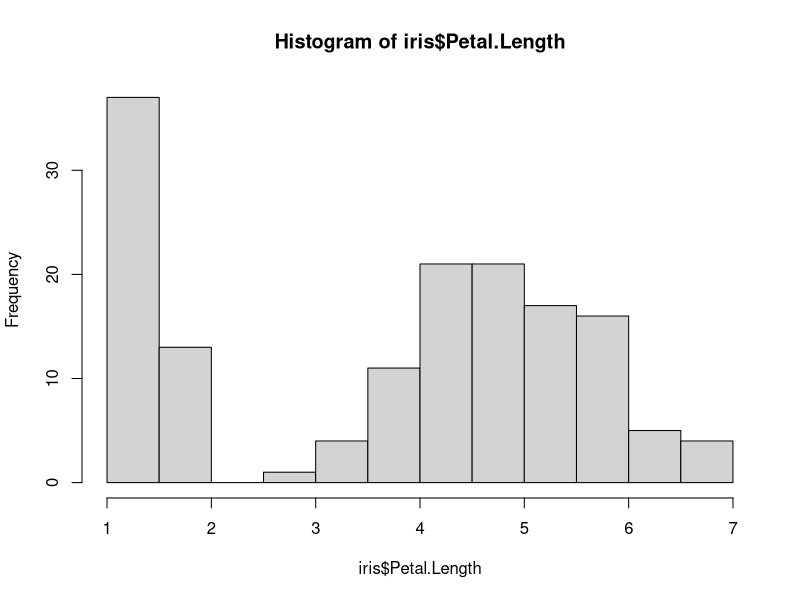
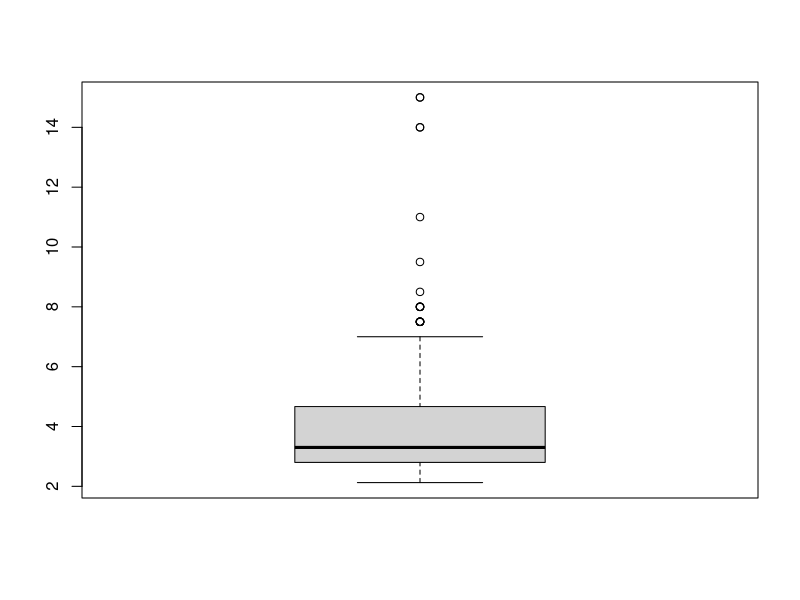
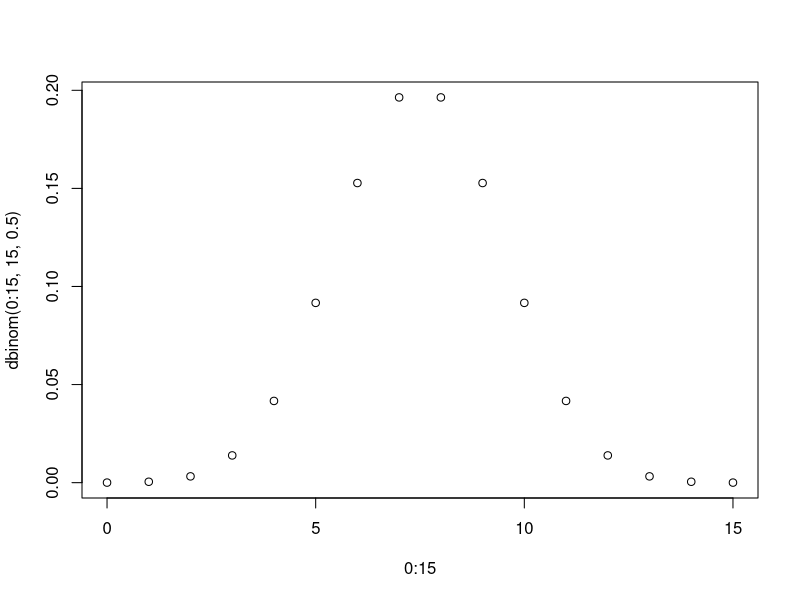

Write the R code that produced these figures, in order.
## (The pound sign is for comments) 
getwd()   ### see what the current working directory is 
setwd("C:/Users/bbarney2/Desktop")   ### I changed the working directory to this folder
5*8   ### just demonstrating five times eight
exp(-3^2)   #### just demonstrating e^(-9)

iris     ### One of the pre-installed data sets in R--this displays all of the data in iris
head(iris)   ### Displaying the first several rows of the iris data set
str(iris)    ### Information about the structure of iris

hist(iris$Petal.Length)    #### A histogram of the Petal.Length variable of the iris data set
iris$Petal.Ratio <- iris$Petal.Length/iris$Petal.Width   ### creating a new variable in the iris data set
head(iris)  ### Again looking at the first several rows of iris
boxplot(iris$Petal.Ratio)   ###Making a boxplot of my new variable
mean(iris$Petal.Ratio)      ## Calculating the average of the Petal.Ratio variable

msas.expected <- c(85,120,70,95,85,60,85,90,80,90,70,50,125,95,100,60,85)  ### in-class data
                       ### on student guesses of the expected MSAS salary five years after graduation

msas.expected[1:5]    ### displaying the first five numbers
length(msas.expected)     ## 17 values
mean(msas.expected)   ### the average
median(msas.expected)   ### the median
sd(msas.expected)    #### the standard deviation, s

### the standard t-test for the mean if H0: mu=90 and Ha: mu not equal to 90

(85-90)/(19.76/sqrt(17))   #### the test statistic for testing H0: mu=90 vs. HA: mu not equal to 90,
                           ### which is about -1.04

pvalue <- 2*(pt(-1.04,16))   ### If assumptions hold, then the distribution of the test statistic
                            #### is t with df=n-1=16 if the null hypothesis is actually true.
                            ### Thus, I compute 2*Pr(T <=   -1.04)
pvalue   ### displaying the value stored as pvalue



##### Binomial test of the median. 
#### H0: median=90 vs. Ha: median > 90 (note the one-sided nature of this test)

#### sort the values
sort(msas.expected) 



####  The two values in the sample data that exactly equal the null value are ignored.
##### That leaves n=15 values that don't equal the null median.


### If the median were really 90, the chance of any given value exceeding 90 would be .5
### Assuming *independence* of the 15 values, which seems reasonable,
### the count for how many of the 15 values exceed 90 would have
### a Binomial(n=15,p=.5) distribution if H0 is true.

## Side Note: Among other properties, then, we would have expected
## half of these 15 values (or 7.5) to exceed 90, with a standard deviation of
## sqrt(np(1-p))=sqrt(15*.5*(1-.5))=sqrt(3.75), or about 1.94


#### The test statistic: how many of the 15 values actually exceeded the null median of 90?
#### 5 values exceed the null median of 90

### Test statistic is 5. p-value=?
### p-value is the chance of obtaining a test statistic at least as extreme as the observed
### test statistic if H0 is true.  

### Because Ha: median GREATER than 90, then what is considered "at least as extreme"?
### The reasoning goes like this: if Ha is true, then the chance of any one value being above 90 
### would be even more than 0.5. Which would mean we would have on average even more than 7.5 of 15
### values exceeding 90. Which suggests that in this instance (i.e., with Ha: median EXCEEDS null value), 
### extremity is indicated by getting even LARGER values
### of the test statistic. So the p-value = Pr (X>= test statistic), where X~Binom(15,.5)

### We need Pr(X>=5), and below I show three ways to compute this--each of them work fine.

pbinom(4,15,.5,lower=FALSE)  ### Pr(X>4), which matches what we want: Pr(X>= 5)
1-pbinom(4,15,.5)   ### 1-Pr(X<=4), which matches what we want: Pr(X>=5)
sum(dbinom(5:15,15,.5))  #### Pr(X>=5) by adding Pr(X=5)+Pr(X=6)+Pr(X=7)+...+Pr(X=15)
?pbinom     ## If you want to bring up the help page for the pbinom function.

### The p-value is 0.941, which is not statistically significant. (Not even a little bit)


### The probabilities for each possible value of the test statistic if H0 is true:
###  (we'll revisit this on Monday, June 6th).
plot(0:15,dbinom(0:15,15,.5))


